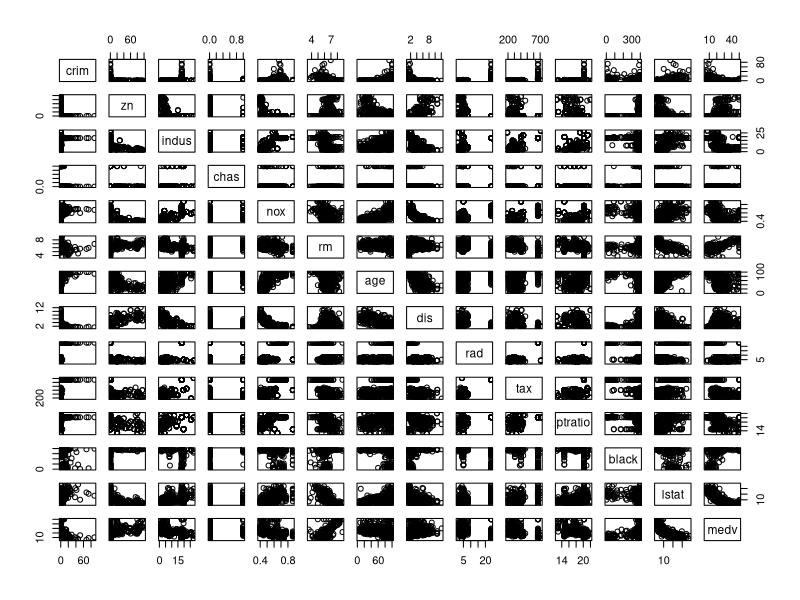
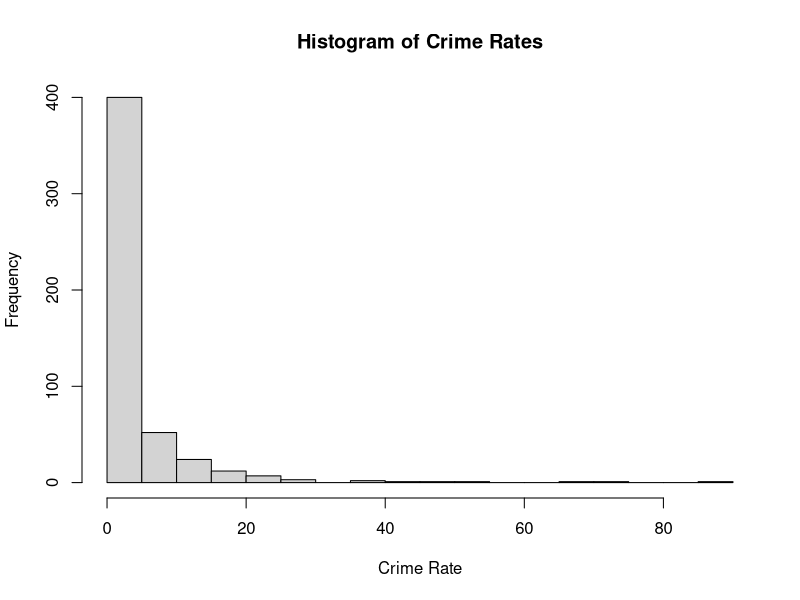
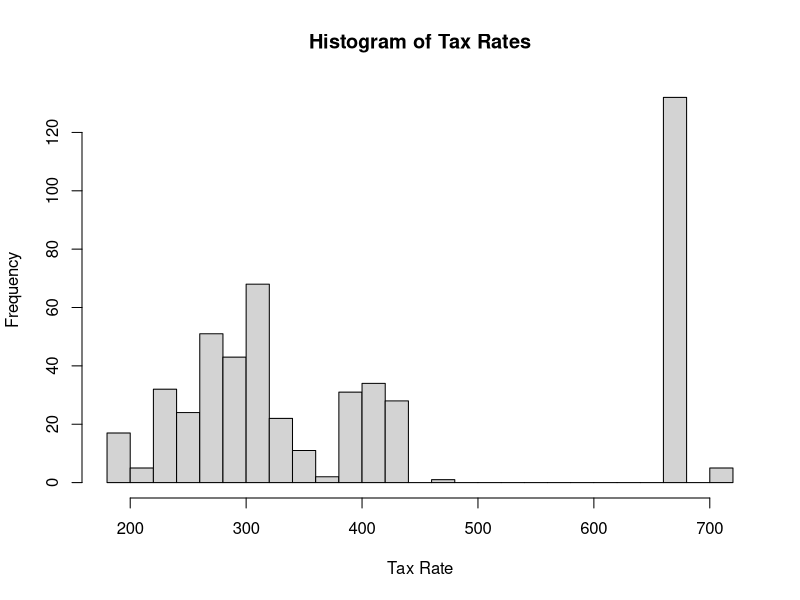
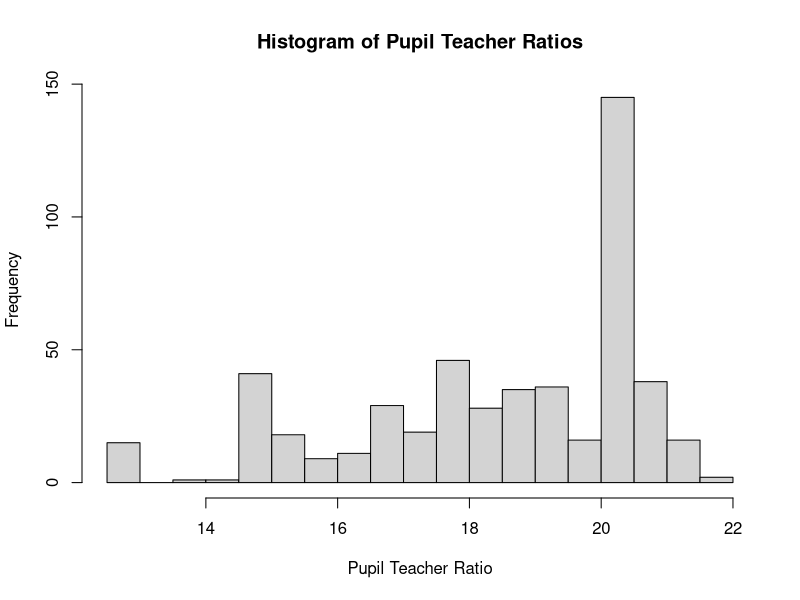

Source code (R) for these figures, in order:

library(MASS)
head(Boston)
# ?Boston for information

dim(Boston)

pairs(Boston)

corr_matrix = cor(Boston, method="pearson") # Generate Correlation Matrix
corr_matrix

#heatmap(corr_matrix, col=heat.colors(256))

hist(Boston$crim, breaks=20, xlab="Crime Rate", main="Histogram of Crime Rates")

hist(Boston$tax, breaks=20, xlab="Tax Rate", main="Histogram of Tax Rates")

hist(Boston$ptratio, breaks=20, xlab="Pupil Teacher Ratio", main="Histogram of Pupil Teacher Ratios")

length(Boston$ptratio[20 < Boston$ptratio & Boston$ptratio < 20.5])

length(Boston$chas[Boston$chas == 1])

median(Boston$ptratio)

index = which.min(Boston$medv) #Get index  minimum medv
Boston[index,] #Access this row.

percentile = ecdf(Boston$crim) #ecdf takes a vector and returns function for computing percentile.
print(paste("Crime Rate = ", percentile(Boston[index,'crim'])))#We can now compute the "percentile" of a value

fields = names(Boston)
for (field in 1:length(fields)){
    percentile = ecdf(Boston[[field]])
    print(paste(fields[field], " = ", percentile(Boston[index,'crim'])))
}

length(Boston$rm[Boston$rm > 7])

length(Boston$rm[Boston$rm > 8])

Boston[Boston$rm > 8,]

summary( Boston[Boston$rm > 8,] )

summary(Boston)
